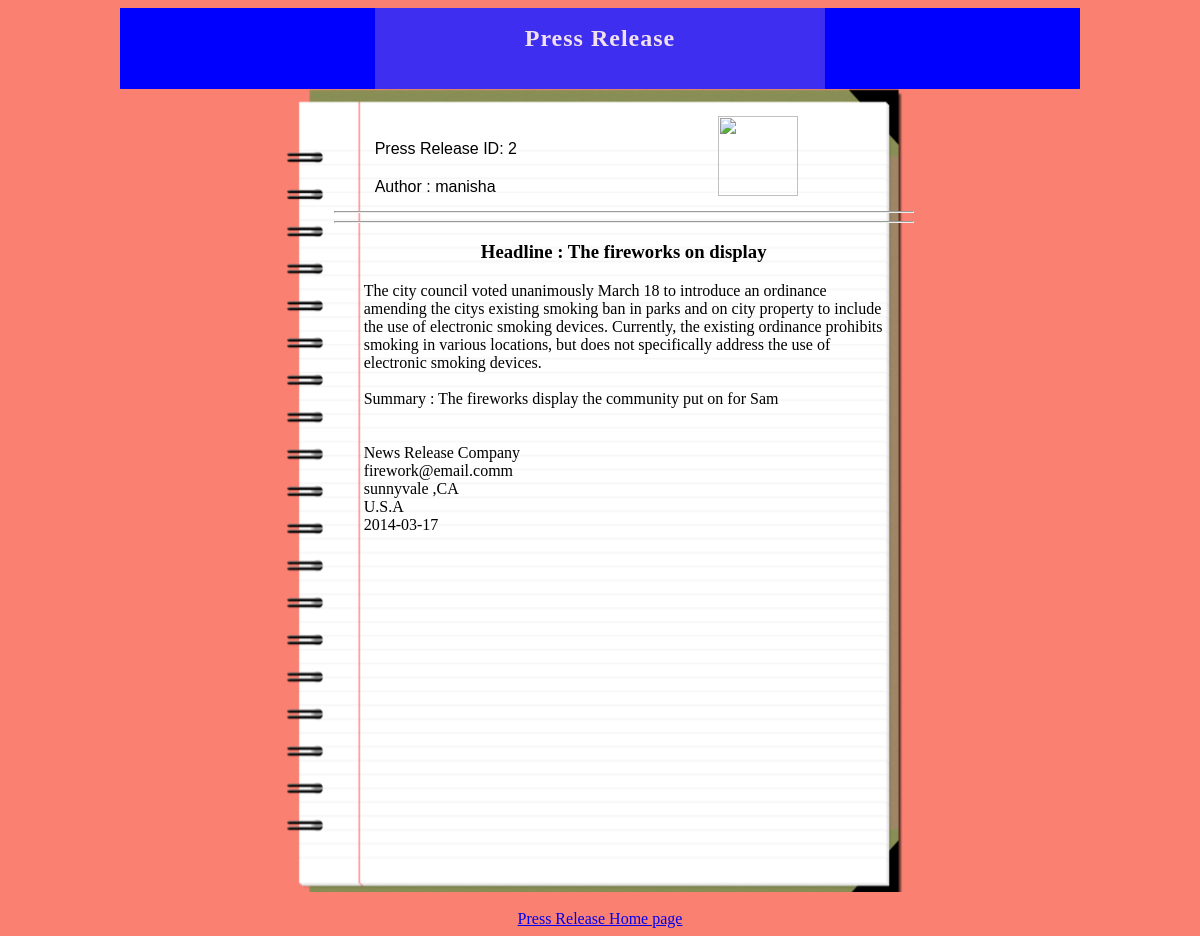
Page /PressRelease/View/ViewOfRelease.php?view=2 on the committed database.
### tables this page shows
CREATE TABLE IF NOT EXISTS `user_conn_press` (
  `user` varchar(15) DEFAULT NULL,
  `release_id` int(4) DEFAULT NULL,
  KEY `fk_conn_user` (`user`),
  KEY `fk_conn_press` (`release_id`)
);

CREATE TABLE IF NOT EXISTS `press_release` (
  `release_id` int(4) NOT NULL,
  `headline` varchar(50) NOT NULL,
  `summary` varchar(100) NOT NULL,
  `news_body` varchar(999) NOT NULL,
  `company_name` varchar(20) NOT NULL,
  `email` varchar(20) NOT NULL,
  `release_date` date NOT NULL,
  `image` varchar(100) DEFAULT NULL,
  PRIMARY KEY (`release_id`)
);

CREATE TABLE IF NOT EXISTS `user_account` (
  `user` varchar(15) NOT NULL,
  `pass` varchar(15) NOT NULL,
  `city` varchar(15) NOT NULL,
  `state` varchar(15) NOT NULL,
  `country` varchar(15) NOT NULL,
  `admin` tinyint(1) NOT NULL,
  PRIMARY KEY (`user`)
);

### PressRelease/Model/Press_release_Repository.php (called while the page is built, shortened)
<?php
require ('../Model/User.php');
class Press_release_Repository
{
    public static function  getViewPageReleaseInfoByID($press_Id)
    {
        $db = DBConnect::getDB();
        $query = " select * from user_account u,press_release p,user_conn_press c where p.release_id = c.release_id and c.user=u.user and p.release_id=$press_Id;";
        $result = $db->query($query);
        $releases_user = array();
        foreach ($result as $row)
        {
            $user = new User($row['user'],$row['pass'],$row['city'],$row['state'],$row['country'],$row['admin'],$row['release_id'],$row['headline'],$row['summary'],$row['news_body'],$row['company_name'],$row['email'],$row['release_date'],$row['image']);
            $releases_user[] = $user;
        }
        return $releases_user;
    }
}
?>

### PressRelease/Model/User.php (called while the page is built, shortened)
<?php
include('../Model/Press_release.php');
class User {
    private $user,$pass,$city,$state,$country,$admin;
    private $release;
    public function __construct($user,$pass,$city,$state,$country,$admin,$press_id,$headline,$summary,$news_body,$company,$email,$release_date,$image) {
        $this->user=$user;
        $this->city=$city;
        $this->state=$state;
        $this->country=$country;
        $this->release=new Press_release($press_id,$headline,$summary,$news_body,$company,$email,$release_date,$image);
    }
    public function getUser(){ return $this->user;}
    public function getCity(){ return $this->city;}
    public function getState(){ return $this->state;}
    public function getCountry(){ return $this->country;}
    public function getRelease(){ return $this->release;}
}
?>

### PressRelease/Model/Press_release.php (called while the page is built, shortened)
<?php
class Press_release {
    private $press_id,$headline,$summary,$news_body,$company,$email,$release_date,$image;
    public function __construct($press_id,$headline,$summary,$news_body,$company,$email,$release_date,$image) {
        $this->headline=$headline;
        $this->summary=$summary;
        $this->news_body=$news_body;
        $this->company=$company;
        $this->email=$email;
        $this->release_date=$release_date;
        $this->image = $image;
    }
    public function getHeadline(){ return $this->headline;}
    public function getSummary(){ return $this->summary;}
    public function getNews_body(){ return $this->news_body;}
    public function getCompany(){ return $this->company;}
    public function getEmail(){ return $this->email;}
    public function getRelease_date(){ return $this->release_date;}
    public function getImage(){ return $this->image;}
}
?>

### PressRelease/View/ViewOfRelease.php (the view, shortened to what this page needs)
<!DOCTYPE html>
<?php
if(isset($_GET['view']))
{
    $view_choice = $_GET['view'];
}
 else
{
    $view_choice = $id;
}
require_once ('../Model/Press_release_Repository.php');
?>
<html>
    <head>
        <link type="text/css" rel="stylesheet" href="../style.css"/>
    </head>
    <body>
        <header>
            <svg class="absolute-center" width='450' height='81'>
                <rect width='450' height='81'/>
            </svg>
            <h2>Press Release</h2>
        </header>
        <div id="press">
            <?php
            $x=0;
            $releases = Press_release_Repository::getViewPageReleaseInfoByID($view_choice);
            foreach ($releases as $release) :
            ?>
            <table id='editor'>
                <tr>
                    <td>
                        <label>Press Release ID: <?php echo $view_choice; ?> </label>
                        <label>Author : <?php echo $release->getUser();?></label>
                    </td>
                    <td>
                        <input type="image" src="<?php echo $release->getRelease()->getImage();?>" value="" width="80px" height="80px"/>
                    </td>
                </tr>
            </table>
            <hr style="padding-right: 20px;"/>
            <?php echo '<hr />' ?>
            <h3>Headline : <?php echo "\r\n".$release->getRelease()->getHeadline();?></h3>
            <p style="text-align: left;"><?php echo "\r\n".$release->getRelease()->getNews_body();?></p>
            <br/>
            <p style="text-align: left;">Summary : <?php echo "\r\n".$release->getRelease()->getSummary();?></p>
            <br/>
            <br/>
            <p style="text-align: left;"><?php echo "\r\n".$release->getRelease()->getCompany();?></p>
            <p style="text-align: left;"><?php echo "\r\n".$release->getRelease()->getEmail();?></p>
            <p style="text-align: left;"><?php echo $release->getCity(); echo ' ,'.$release->getState(); ?></p>
            <p style="text-align: left;"><?php echo $release->getCountry(); ?></p>
            <p style="text-align: left;"><?php echo "\r\n".$release->getRelease()->getRelease_date();?></p>
            <?php $x++;endforeach; ?>
        </div>
        <br/>
        <p><a href= '../View/WelcomePage.php' >Press Release Home page</a></p>
    </body>
</html>

### PressRelease/style.css (style rules this page uses)
label { margin-top: 20px; display: block; }
svg { position:absolute; }
.absolute-center { overflow: auto; margin: 0 auto; position: absolute; left: 0; right: 0; }
#press { background: url(images/press.png) no-repeat ; width: 580px; height:779px; margin: auto; border: 0px; padding: 2% 0% 0% 4%; }
table { font-family: Verdana, Arial, Helvetica, sans-serif; width: 100%; border: 1px solid #7f0000; //border-collapse: separate; }
th,td { text-align:left; border: 1px solid #7f0000; border-collapse:collapse }
p { text-align: center; width: 520px; margin: 0 auto; }
body { background-color: salmon; text-align: center; }
h2 { width:900px; height:64px; text-align: center; background-color: blue; color:#fff; font-family:bebas; padding:17px 30px 0px 30px; letter-spacing:1px; font-size:1.5em; margin:0 auto; }
table#editor { text-align: left; padding-left: 38px; border: 0px; }
#editor tr,#editor td { border: 0px; }

### rows in the picture
user_conn_press: user "manisha", release_id.headline "The fireworks on display", release_id.news_body "The city council voted unanimously March 18 to introduce an ordinance amending the citys existing smoking ban in parks and on city property to include the use of electronic smoking devices. Currently, the existing ordinance prohibits smoking in various locations, but does not specifically address the use of electronic smoking devices.", release_id.summary "The fireworks display the community put on for Sam", release_id.company_name "News Release Company", release_id.email "firework@email.comm", user.city "sunnyvale", user.state "CA", user.country "U.S.A", release_id.release_date "2014-03-17"
